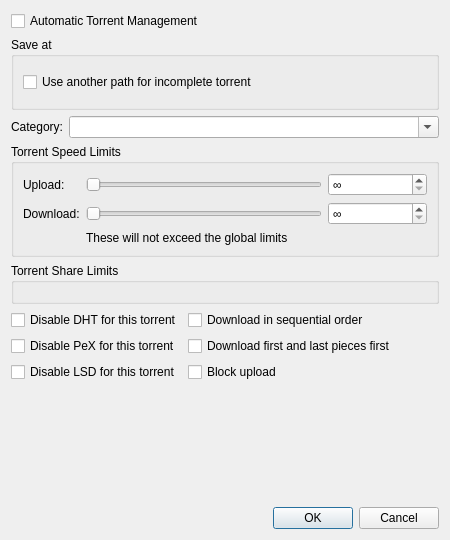
<?xml version="1.0" encoding="UTF-8"?>
<ui version="4.0">
 <class>TorrentOptionsDialog</class>
 <widget class="QDialog" name="TorrentOptionsDialog">
  <property name="geometry">
   <rect>
    <x>0</x>
    <y>0</y>
    <width>450</width>
    <height>540</height>
   </rect>
  </property>
  <property name="windowTitle">
   <string>Torrent Options</string>
  </property>
  <layout class="QVBoxLayout" name="verticalLayout_3">
   <item>
    <widget class="QCheckBox" name="checkAutoTMM">
     <property name="toolTip">
      <string>Automatic mode means that various torrent properties (e.g. save path) will be decided by the associated category</string>
     </property>
     <property name="text">
      <string>Automatic Torrent Management</string>
     </property>
    </widget>
   </item>
   <item>
    <widget class="QGroupBox" name="groupBoxSavePath">
     <property name="title">
      <string>Save at</string>
     </property>
     <layout class="QVBoxLayout" name="verticalLayout_2">
      <item>
       <widget class="FileSystemPathComboEdit" name="savePath" native="true"/>
      </item>
      <item>
       <widget class="QCheckBox" name="checkUseDownloadPath">
        <property name="text">
         <string>Use another path for incomplete torrent</string>
        </property>
       </widget>
      </item>
      <item>
       <widget class="FileSystemPathComboEdit" name="downloadPath" native="true">
        <property name="enabled">
         <bool>false</bool>
        </property>
       </widget>
      </item>
     </layout>
    </widget>
   </item>
   <item>
    <layout class="QGridLayout" name="gridLayout_4">
     <item row="0" column="0">
      <widget class="QLabel" name="labelCategory">
       <property name="text">
        <string>Category:</string>
       </property>
      </widget>
     </item>
     <item row="0" column="1">
      <widget class="QComboBox" name="comboCategory">
       <property name="sizePolicy">
        <sizepolicy hsizetype="Expanding" vsizetype="Fixed">
         <horstretch>0</horstretch>
         <verstretch>0</verstretch>
        </sizepolicy>
       </property>
       <property name="editable">
        <bool>true</bool>
       </property>
       <property name="maxVisibleItems">
        <number>2147483647</number>
       </property>
       <property name="insertPolicy">
        <enum>QComboBox::InsertPolicy::InsertAtTop</enum>
       </property>
      </widget>
     </item>
    </layout>
   </item>
   <item>
    <widget class="QGroupBox" name="groupBox">
     <property name="title">
      <string>Torrent Speed Limits</string>
     </property>
     <layout class="QGridLayout" name="gridLayout_2">
      <item row="0" column="0">
       <widget class="QLabel" name="label">
        <property name="text">
         <string>Upload:</string>
        </property>
       </widget>
      </item>
      <item row="0" column="1">
       <widget class="QSlider" name="sliderUploadLimit">
        <property name="orientation">
         <enum>Qt::Orientation::Horizontal</enum>
        </property>
       </widget>
      </item>
      <item row="0" column="2">
       <widget class="QSpinBox" name="spinUploadLimit">
        <property name="specialValueText">
         <string>∞</string>
        </property>
        <property name="suffix">
         <string> KiB/s</string>
        </property>
        <property name="maximum">
         <number>2000000</number>
        </property>
        <property name="stepType">
         <enum>QAbstractSpinBox::StepType::AdaptiveDecimalStepType</enum>
        </property>
       </widget>
      </item>
      <item row="1" column="0">
       <widget class="QLabel" name="label_2">
        <property name="text">
         <string>Download:</string>
        </property>
       </widget>
      </item>
      <item row="1" column="1">
       <widget class="QSlider" name="sliderDownloadLimit">
        <property name="orientation">
         <enum>Qt::Orientation::Horizontal</enum>
        </property>
       </widget>
      </item>
      <item row="1" column="2">
       <widget class="QSpinBox" name="spinDownloadLimit">
        <property name="specialValueText">
         <string>∞</string>
        </property>
        <property name="suffix">
         <string> KiB/s</string>
        </property>
        <property name="maximum">
         <number>2000000</number>
        </property>
        <property name="stepType">
         <enum>QAbstractSpinBox::StepType::AdaptiveDecimalStepType</enum>
        </property>
       </widget>
      </item>
      <item row="2" column="1" colspan="2">
       <widget class="QLabel" name="labelWarning">
        <property name="text">
         <string>These will not exceed the global limits</string>
        </property>
       </widget>
      </item>
     </layout>
    </widget>
   </item>
   <item>
    <widget class="QGroupBox" name="torrentShareLimitsBox">
     <property name="title">
      <string>Torrent Share Limits</string>
     </property>
     <layout class="QVBoxLayout" name="torrentShareLimitsBoxLayout">
      <item>
       <widget class="TorrentShareLimitsWidget" name="torrentShareLimitsWidget" native="true"/>
      </item>
     </layout>
    </widget>
   </item>
   <item>
    <layout class="QGridLayout" name="gridLayout_3">
     <item row="0" column="0">
      <widget class="QCheckBox" name="checkDisableDHT">
       <property name="text">
        <string>Disable DHT for this torrent</string>
       </property>
      </widget>
     </item>
     <item row="0" column="1">
      <widget class="QCheckBox" name="checkSequential">
       <property name="text">
        <string>Download in sequential order</string>
       </property>
      </widget>
     </item>
     <item row="0" column="2">
      <spacer name="horizontalSpacer_2">
       <property name="orientation">
        <enum>Qt::Orientation::Horizontal</enum>
       </property>
       <property name="sizeHint" stdset="0">
        <size>
         <width>40</width>
         <height>20</height>
        </size>
       </property>
      </spacer>
     </item>
     <item row="1" column="0">
      <widget class="QCheckBox" name="checkDisablePEX">
       <property name="text">
        <string>Disable PeX for this torrent</string>
       </property>
      </widget>
     </item>
     <item row="1" column="1">
      <widget class="QCheckBox" name="checkFirstLastPieces">
       <property name="text">
        <string>Download first and last pieces first</string>
       </property>
      </widget>
     </item>
     <item row="2" column="0">
      <widget class="QCheckBox" name="checkDisableLSD">
       <property name="text">
        <string>Disable LSD for this torrent</string>
       </property>
      </widget>
     </item>
     <item row="2" column="1">
      <widget class="QCheckBox" name="checkBlockUpload">
       <property name="text">
        <string>Block upload</string>
       </property>
      </widget>
     </item>
    </layout>
   </item>
   <item>
    <spacer name="verticalSpacer">
     <property name="orientation">
      <enum>Qt::Orientation::Vertical</enum>
     </property>
     <property name="sizeHint" stdset="0">
      <size>
       <width>20</width>
       <height>0</height>
      </size>
     </property>
    </spacer>
   </item>
   <item>
    <widget class="QDialogButtonBox" name="buttonBox">
     <property name="standardButtons">
      <set>QDialogButtonBox::StandardButton::Cancel|QDialogButtonBox::StandardButton::Ok</set>
     </property>
    </widget>
   </item>
  </layout>
 </widget>
 <customwidgets>
  <customwidget>
   <class>FileSystemPathComboEdit</class>
   <extends>QWidget</extends>
   <header>gui/fspathedit.h</header>
   <container>1</container>
  </customwidget>
  <customwidget>
   <class>TorrentShareLimitsWidget</class>
   <extends>QWidget</extends>
   <header>gui/torrentsharelimitswidget.h</header>
   <container>1</container>
  </customwidget>
 </customwidgets>
 <resources/>
 <connections/>
</ui>
